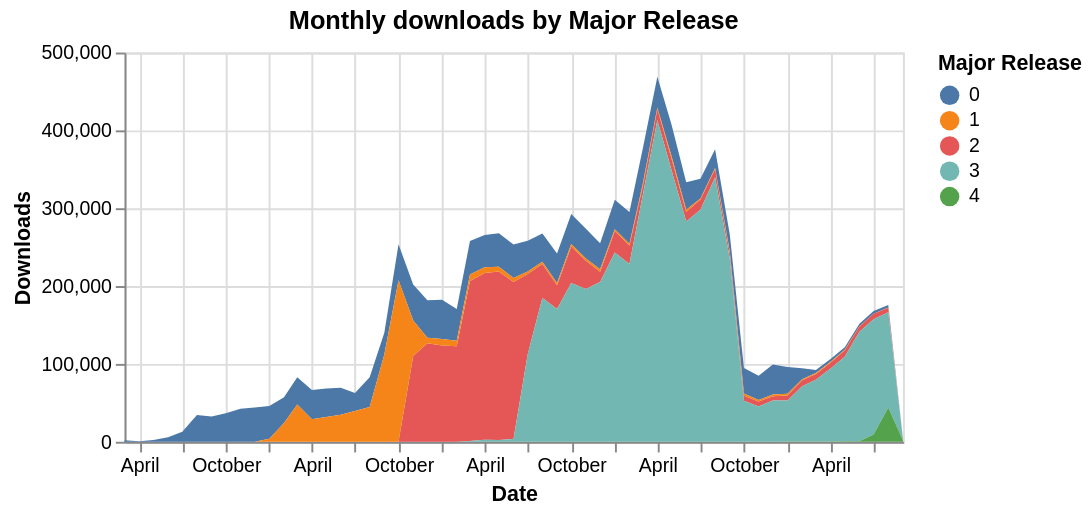

Express this chart as Vega-Lite.
### Vega-Lite specification from a JSON file in a GitHub repository (floating-point values rounded to 4 significant figures; data arrays with more than 128 entries replaced by an {"elided": "..."} marker saying what was removed)
{"config": {"view": {"continuousWidth": 400, "continuousHeight": 300}}, "data": {"name": "data-87b795d6820091dd9f5cc9e9e0119364"}, "mark": "area", "encoding": {"color": {"field": "major_release", "title": "Major Release", "type": "nominal"}, "tooltip": [{"field": "month", "format": "%Y-%m", "title": "Date", "type": "temporal"}, {"field": "num_downloads", "format": ",.0f", "title": "Num Downloads", "type": "quantitative"}, {"field": "major_release", "title": "Major release", "type": "nominal"}], "x": {"field": "month", "title": "Date", "type": "temporal"}, "y": {"field": "num_downloads", "title": "Downloads", "type": "quantitative"}}, "height": 200, "title": "Monthly downloads by Major Release", "$schema": "https://vega.github.io/schema/vega-lite/v4.17.0.json", "datasets": {"data-87b795d6820091dd9f5cc9e9e0119364": {"elided": "174 records"}}}
